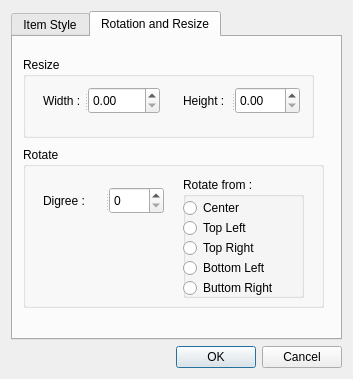
<?xml version="1.0" encoding="UTF-8"?>
<ui version="4.0">
 <class>ItemEditDialog</class>
 <widget class="QDialog" name="ItemEditDialog">
  <property name="geometry">
   <rect>
    <x>0</x>
    <y>0</y>
    <width>353</width>
    <height>379</height>
   </rect>
  </property>
  <property name="windowTitle">
   <string>Dialog</string>
  </property>
  <layout class="QVBoxLayout" name="verticalLayout">
   <item>
    <widget class="QTabWidget" name="itemEdTabWidget">
     <property name="currentIndex">
      <number>1</number>
     </property>
     <widget class="QWidget" name="styleTab">
      <attribute name="title">
       <string>Item Style</string>
      </attribute>
      <widget class="QGroupBox" name="groupBox">
       <property name="geometry">
        <rect>
         <x>20</x>
         <y>140</y>
         <width>281</width>
         <height>121</height>
        </rect>
       </property>
       <property name="title">
        <string>Line</string>
       </property>
       <property name="flat">
        <bool>false</bool>
       </property>
       <widget class="QLabel" name="label_2">
        <property name="geometry">
         <rect>
          <x>10</x>
          <y>60</y>
          <width>51</width>
          <height>27</height>
         </rect>
        </property>
        <property name="text">
         <string>Style  :   </string>
        </property>
       </widget>
       <widget class="QComboBox" name="pColorcomboBox">
        <property name="geometry">
         <rect>
          <x>70</x>
          <y>30</y>
          <width>81</width>
          <height>27</height>
         </rect>
        </property>
        <property name="sizePolicy">
         <sizepolicy hsizetype="Fixed" vsizetype="Preferred">
          <horstretch>0</horstretch>
          <verstretch>0</verstretch>
         </sizepolicy>
        </property>
        <item>
         <property name="text">
          <string>black</string>
         </property>
        </item>
        <item>
         <property name="text">
          <string>blue</string>
         </property>
        </item>
        <item>
         <property name="text">
          <string>green</string>
         </property>
        </item>
        <item>
         <property name="text">
          <string>red</string>
         </property>
        </item>
       </widget>
       <widget class="QLabel" name="label_3">
        <property name="geometry">
         <rect>
          <x>10</x>
          <y>30</y>
          <width>51</width>
          <height>27</height>
         </rect>
        </property>
        <property name="text">
         <string>Color : </string>
        </property>
       </widget>
       <widget class="QLabel" name="label_4">
        <property name="geometry">
         <rect>
          <x>160</x>
          <y>30</y>
          <width>41</width>
          <height>27</height>
         </rect>
        </property>
        <property name="text">
         <string>Size : </string>
        </property>
       </widget>
       <widget class="QDoubleSpinBox" name="doubleSpinBox">
        <property name="geometry">
         <rect>
          <x>200</x>
          <y>30</y>
          <width>62</width>
          <height>27</height>
         </rect>
        </property>
        <property name="maximum">
         <double>20.000000000000000</double>
        </property>
        <property name="singleStep">
         <double>0.500000000000000</double>
        </property>
        <property name="value">
         <double>1.000000000000000</double>
        </property>
       </widget>
       <widget class="QComboBox" name="lineComboBox">
        <property name="geometry">
         <rect>
          <x>70</x>
          <y>60</y>
          <width>111</width>
          <height>27</height>
         </rect>
        </property>
        <property name="sizePolicy">
         <sizepolicy hsizetype="Preferred" vsizetype="Preferred">
          <horstretch>0</horstretch>
          <verstretch>0</verstretch>
         </sizepolicy>
        </property>
        <property name="editable">
         <bool>false</bool>
        </property>
        <item>
         <property name="text">
          <string>___________</string>
         </property>
        </item>
        <item>
         <property name="text">
          <string>_ _ _ _ _ _ _ _ </string>
         </property>
        </item>
        <item>
         <property name="text">
          <string>. . . . . . . . . . . .</string>
         </property>
        </item>
        <item>
         <property name="text">
          <string>_ . _ . _ . _ . _ . </string>
         </property>
        </item>
        <item>
         <property name="text">
          <string>_ . . _ . . _ . . _</string>
         </property>
        </item>
       </widget>
      </widget>
      <widget class="QGroupBox" name="groupBox_2">
       <property name="geometry">
        <rect>
         <x>20</x>
         <y>20</y>
         <width>281</width>
         <height>121</height>
        </rect>
       </property>
       <property name="title">
        <string>Area</string>
       </property>
       <widget class="QPushButton" name="customButton">
        <property name="geometry">
         <rect>
          <x>190</x>
          <y>30</y>
          <width>61</width>
          <height>27</height>
         </rect>
        </property>
        <property name="sizePolicy">
         <sizepolicy hsizetype="Fixed" vsizetype="Fixed">
          <horstretch>0</horstretch>
          <verstretch>0</verstretch>
         </sizepolicy>
        </property>
        <property name="acceptDrops">
         <bool>false</bool>
        </property>
        <property name="autoFillBackground">
         <bool>true</bool>
        </property>
        <property name="text">
         <string>Custom</string>
        </property>
        <property name="autoDefault">
         <bool>false</bool>
        </property>
        <property name="flat">
         <bool>false</bool>
        </property>
       </widget>
       <widget class="QLabel" name="label">
        <property name="geometry">
         <rect>
          <x>10</x>
          <y>30</y>
          <width>51</width>
          <height>27</height>
         </rect>
        </property>
        <property name="sizePolicy">
         <sizepolicy hsizetype="Fixed" vsizetype="Fixed">
          <horstretch>0</horstretch>
          <verstretch>0</verstretch>
         </sizepolicy>
        </property>
        <property name="text">
         <string>Color :</string>
        </property>
       </widget>
       <widget class="QComboBox" name="bColorcomboBox">
        <property name="geometry">
         <rect>
          <x>70</x>
          <y>30</y>
          <width>111</width>
          <height>27</height>
         </rect>
        </property>
        <property name="sizePolicy">
         <sizepolicy hsizetype="Fixed" vsizetype="Fixed">
          <horstretch>0</horstretch>
          <verstretch>0</verstretch>
         </sizepolicy>
        </property>
        <item>
         <property name="text">
          <string>white</string>
         </property>
        </item>
        <item>
         <property name="text">
          <string>black</string>
         </property>
        </item>
        <item>
         <property name="text">
          <string>blue</string>
         </property>
        </item>
        <item>
         <property name="text">
          <string>green</string>
         </property>
        </item>
        <item>
         <property name="text">
          <string>red</string>
         </property>
        </item>
        <item>
         <property name="text">
          <string>yellow</string>
         </property>
        </item>
        <item>
         <property name="text">
          <string>orange</string>
         </property>
        </item>
        <item>
         <property name="text">
          <string>pink</string>
         </property>
        </item>
        <item>
         <property name="text">
          <string>Other...</string>
         </property>
        </item>
       </widget>
       <widget class="QLabel" name="label_5">
        <property name="geometry">
         <rect>
          <x>10</x>
          <y>60</y>
          <width>51</width>
          <height>27</height>
         </rect>
        </property>
        <property name="text">
         <string>Style  :   </string>
        </property>
       </widget>
       <widget class="QComboBox" name="brushComboBox">
        <property name="geometry">
         <rect>
          <x>70</x>
          <y>60</y>
          <width>111</width>
          <height>27</height>
         </rect>
        </property>
        <property name="sizePolicy">
         <sizepolicy hsizetype="Preferred" vsizetype="Preferred">
          <horstretch>0</horstretch>
          <verstretch>0</verstretch>
         </sizepolicy>
        </property>
        <property name="autoFillBackground">
         <bool>false</bool>
        </property>
        <property name="insertPolicy">
         <enum>QComboBox::InsertAtBottom</enum>
        </property>
        <property name="iconSize">
         <size>
          <width>35</width>
          <height>16</height>
         </size>
        </property>
        <item>
         <property name="text">
          <string>No Brush</string>
         </property>
        </item>
        <item>
         <property name="text">
          <string>SolidPattern</string>
         </property>
        </item>
        <item>
         <property name="text">
          <string>Dense1Pattern</string>
         </property>
        </item>
        <item>
         <property name="text">
          <string>Dense2Pattern</string>
         </property>
        </item>
        <item>
         <property name="text">
          <string>Dense3Pattern</string>
         </property>
        </item>
        <item>
         <property name="text">
          <string>Dense4Pattern</string>
         </property>
        </item>
        <item>
         <property name="text">
          <string>Dense5Pattern</string>
         </property>
        </item>
        <item>
         <property name="text">
          <string>Dense6Pattern</string>
         </property>
        </item>
        <item>
         <property name="text">
          <string>Dense7Pattern</string>
         </property>
        </item>
        <item>
         <property name="text">
          <string>HorPattern</string>
         </property>
        </item>
        <item>
         <property name="text">
          <string>VerPattern</string>
         </property>
        </item>
        <item>
         <property name="text">
          <string>CrossPattern</string>
         </property>
        </item>
        <item>
         <property name="text">
          <string>BDiagPattern</string>
         </property>
        </item>
        <item>
         <property name="text">
          <string>FDiagPattern</string>
         </property>
        </item>
        <item>
         <property name="text">
          <string>LinearGradient</string>
         </property>
        </item>
        <item>
         <property name="text">
          <string>RadialGradient</string>
         </property>
        </item>
        <item>
         <property name="text">
          <string>ConicalGradient</string>
         </property>
        </item>
       </widget>
       <zorder>customButton</zorder>
       <zorder>label</zorder>
       <zorder>bColorcomboBox</zorder>
       <zorder>label_2</zorder>
       <zorder>brushComboBox</zorder>
       <zorder>label_5</zorder>
       <zorder>brushComboBox</zorder>
      </widget>
     </widget>
     <widget class="QWidget" name="randrTab">
      <attribute name="title">
       <string>Rotation and Resize</string>
      </attribute>
      <widget class="QGroupBox" name="groupBox_3">
       <property name="geometry">
        <rect>
         <x>10</x>
         <y>20</y>
         <width>291</width>
         <height>81</height>
        </rect>
       </property>
       <property name="title">
        <string>Resize</string>
       </property>
       <widget class="QSplitter" name="splitter">
        <property name="geometry">
         <rect>
          <x>20</x>
          <y>30</y>
          <width>117</width>
          <height>27</height>
         </rect>
        </property>
        <property name="orientation">
         <enum>Qt::Horizontal</enum>
        </property>
        <widget class="QLabel" name="label_7">
         <property name="text">
          <string>Width : </string>
         </property>
        </widget>
        <widget class="QDoubleSpinBox" name="doubleSpinBox_3">
         <property name="maximum">
          <double>1000.000000000000000</double>
         </property>
        </widget>
       </widget>
       <widget class="QSplitter" name="splitter_2">
        <property name="geometry">
         <rect>
          <x>160</x>
          <y>30</y>
          <width>117</width>
          <height>27</height>
         </rect>
        </property>
        <property name="orientation">
         <enum>Qt::Horizontal</enum>
        </property>
        <widget class="QLabel" name="label_8">
         <property name="text">
          <string>Height :</string>
         </property>
        </widget>
        <widget class="QDoubleSpinBox" name="doubleSpinBox_4"/>
       </widget>
      </widget>
      <widget class="QGroupBox" name="groupBox_4">
       <property name="geometry">
        <rect>
         <x>10</x>
         <y>110</y>
         <width>301</width>
         <height>161</height>
        </rect>
       </property>
       <property name="title">
        <string>Rotate</string>
       </property>
       <widget class="QGroupBox" name="groupBox_5">
        <property name="geometry">
         <rect>
          <x>160</x>
          <y>30</y>
          <width>121</width>
          <height>121</height>
         </rect>
        </property>
        <property name="title">
         <string>Rotate from :</string>
        </property>
        <widget class="QRadioButton" name="radioButton">
         <property name="geometry">
          <rect>
           <x>0</x>
           <y>20</y>
           <width>116</width>
           <height>22</height>
          </rect>
         </property>
         <property name="text">
          <string>Center</string>
         </property>
        </widget>
        <widget class="QRadioButton" name="radioButton_2">
         <property name="geometry">
          <rect>
           <x>0</x>
           <y>40</y>
           <width>116</width>
           <height>22</height>
          </rect>
         </property>
         <property name="text">
          <string>Top Left</string>
         </property>
        </widget>
        <widget class="QRadioButton" name="radioButton_3">
         <property name="geometry">
          <rect>
           <x>0</x>
           <y>60</y>
           <width>116</width>
           <height>22</height>
          </rect>
         </property>
         <property name="text">
          <string>Top Right</string>
         </property>
        </widget>
        <widget class="QRadioButton" name="radioButton_4">
         <property name="geometry">
          <rect>
           <x>0</x>
           <y>80</y>
           <width>116</width>
           <height>22</height>
          </rect>
         </property>
         <property name="text">
          <string>Bottom Left</string>
         </property>
        </widget>
        <widget class="QRadioButton" name="radioButton_5">
         <property name="geometry">
          <rect>
           <x>0</x>
           <y>100</y>
           <width>116</width>
           <height>22</height>
          </rect>
         </property>
         <property name="text">
          <string>Buttom Right</string>
         </property>
        </widget>
       </widget>
       <widget class="QSplitter" name="splitter_3">
        <property name="geometry">
         <rect>
          <x>20</x>
          <y>40</y>
          <width>121</width>
          <height>27</height>
         </rect>
        </property>
        <property name="orientation">
         <enum>Qt::Horizontal</enum>
        </property>
        <widget class="QLabel" name="label_6">
         <property name="text">
          <string>Digree : </string>
         </property>
        </widget>
        <widget class="QSpinBox" name="spinBox"/>
       </widget>
      </widget>
     </widget>
    </widget>
   </item>
   <item>
    <widget class="QDialogButtonBox" name="buttonBox">
     <property name="orientation">
      <enum>Qt::Horizontal</enum>
     </property>
     <property name="standardButtons">
      <set>QDialogButtonBox::Cancel|QDialogButtonBox::Ok</set>
     </property>
    </widget>
   </item>
  </layout>
 </widget>
 <resources/>
 <connections>
  <connection>
   <sender>buttonBox</sender>
   <signal>accepted()</signal>
   <receiver>ItemEditDialog</receiver>
   <slot>accept()</slot>
   <hints>
    <hint type="sourcelabel">
     <x>248</x>
     <y>254</y>
    </hint>
    <hint type="destinationlabel">
     <x>157</x>
     <y>274</y>
    </hint>
   </hints>
  </connection>
  <connection>
   <sender>buttonBox</sender>
   <signal>rejected()</signal>
   <receiver>ItemEditDialog</receiver>
   <slot>reject()</slot>
   <hints>
    <hint type="sourcelabel">
     <x>316</x>
     <y>260</y>
    </hint>
    <hint type="destinationlabel">
     <x>286</x>
     <y>274</y>
    </hint>
   </hints>
  </connection>
  <connection>
   <sender>customButton</sender>
   <signal>clicked()</signal>
   <receiver>ItemEditDialog</receiver>
   <slot>customColorAct()</slot>
   <hints>
    <hint type="sourcelabel">
     <x>289</x>
     <y>63</y>
    </hint>
    <hint type="destinationlabel">
     <x>176</x>
     <y>189</y>
    </hint>
   </hints>
  </connection>
 </connections>
 <slots>
  <slot>customColorAct()</slot>
 </slots>
</ui>
